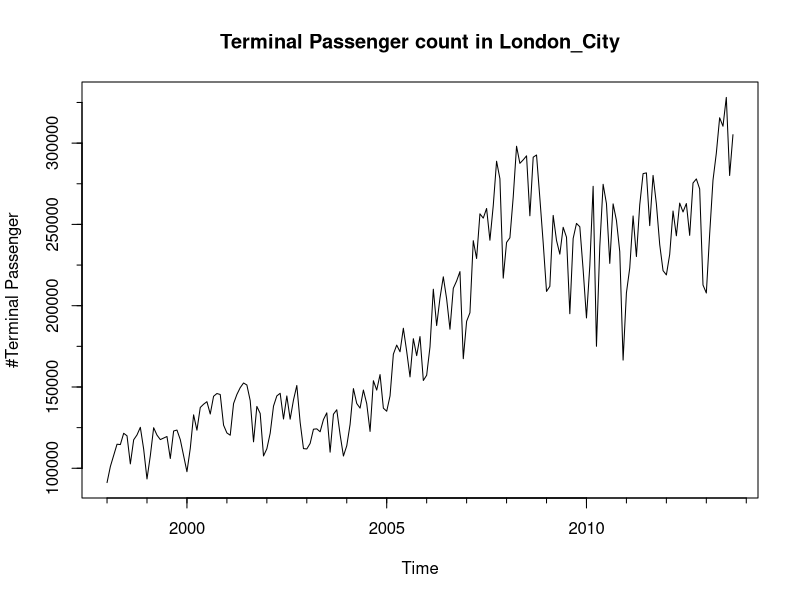
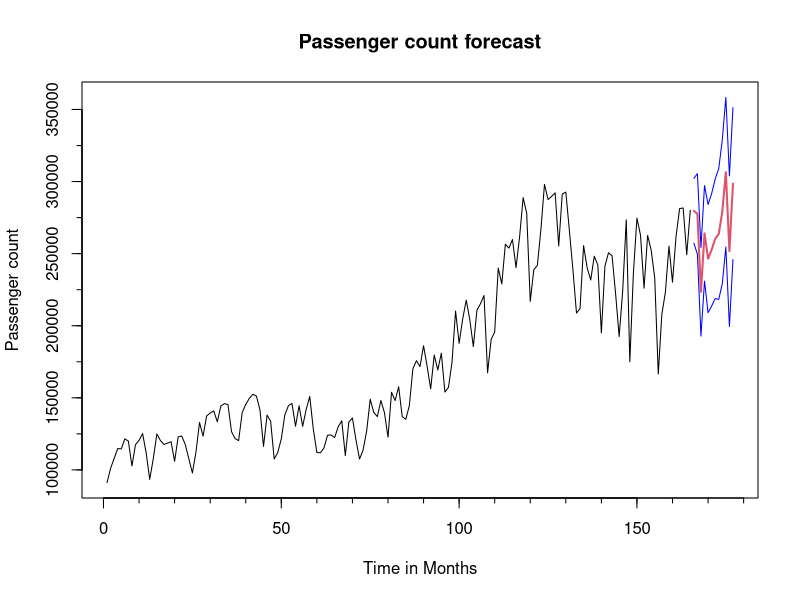
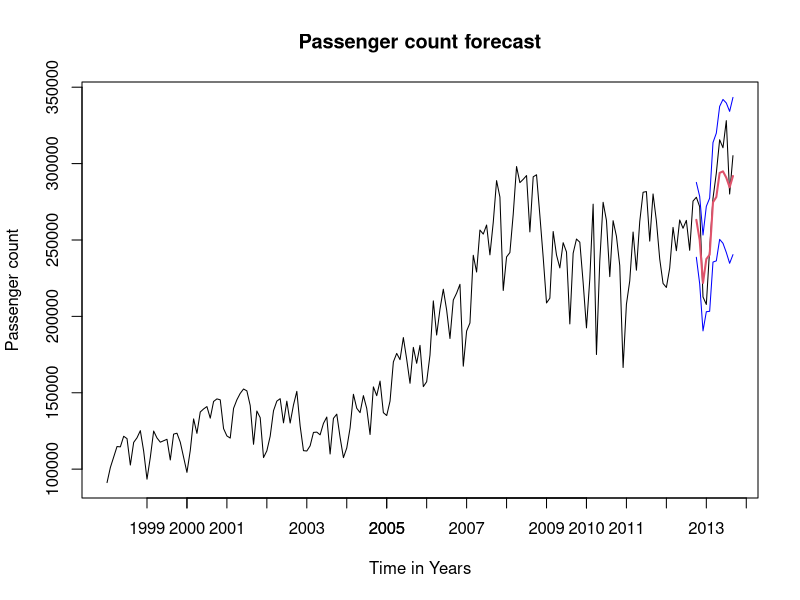

These charts were generated, in order, by the following R code:
rm(list=ls())

library(stringr)
library(Hmisc)

maxvec <- function(X,Y){
  z <- {}
  for(i in 1:length(X)){
    z[i] = max(X[i],Y[i])
  }
  return(z)
}

name <- function(v1) {
  deparse(substitute(v1))
}

data <- read.csv("passenger.csv")

Date = data[[1]]
Gatwick = data[[2]]
Heathrow = data[[3]]
London_City = data[[4]]
Luton = data[[5]]
Southend = data[[6]]
Stansted = data[[7]]
Edinburgh = data[[8]]
Manchester = data[[9]]

Gatwick = ts(Gatwick, frequency = 12, start = c(1998, 1))
Heathrow = ts(Heathrow, frequency = 12, start = c(1998, 1))
London_City = ts(London_City, frequency = 12, start = c(1998, 1))
Luton = ts(Luton, frequency = 12, start = c(1998, 1))
Southend = ts(Southend, frequency = 12, start = c(1998, 1))
Stansted = ts(Stansted, frequency = 12, start = c(1998, 1))
Edinburgh = ts(Edinburgh, frequency = 12, start = c(1998, 1))
Manchester = ts(Manchester, frequency = 12, start = c(1998, 1))

### Select Airport ###


txt = "London_City"
tmseries = get(txt)
Name = txt

plot.ts(tmseries, ylab = "#Terminal Passenger", 
        main = paste("Terminal Passenger count in", Name))
minor.tick(nx=5)

monthlycount = as.vector(tmseries)
backup = tmseries

valperiod = 12
foreperiod = 12
#foreStartDate = c(2012, 11)
foreStartDate = end(ts(
  backup[1:(length(backup)-foreperiod+1)], 
  frequency = 12, 
  start = c(1998, 1)
))

o = c(14, 2, 14)

abc = monthlycount
abc = head(abc, (length(abc)-foreperiod))
newmonth = abc

abc = as.ts(abc[1:(length(abc)-valperiod)])
abc.fit = arima(abc, order = o, method="ML")

#abc.fit = arima(abc,order = o,optim.control = list(maxit = 500))
abc.fore = predict(abc.fit, n.ahead=valperiod) 

U = abc.fore$pred + 2*abc.fore$se
L = maxvec(abc.fore$pred - 2*abc.fore$se, rep(0,valperiod))
L = ts(L, start = start(U)[1], end = end(U)[1])
#L = abc.fore$pred - 2*abc.fore$se

minx=min(abc,L)
maxx=max(abc,U)
ts.plot(abc,abc.fore$pred,col=1:2, ylim=c(minx,maxx), 
        ylab = "Passenger count", lwd = 1:2,
        main = "Passenger count forecast", xlab = "Time in Months")
minor.tick(nx=5)
lines(U, col="blue")
lines(L, col="blue") 

error = 0
for(i in 1:valperiod){
  error = error + 
    ((tail(newmonth, valperiod)-as.vector(abc.fore$pred))/
       tail(newmonth, valperiod))[i]^2
}

paste("Validation Error: ",error*100,"%")






#inputFactor = c(124.20,124.40,125.00,124.40,125.20,
#                125.60,125.90,126.10,125.90,125.87,126.39,126.84) 


abc = monthlycount

#abc = as.ts(abc)
abc = as.ts(abc[1:(length(abc)-foreperiod)])

abc.fit = arima(abc,order = o, method="ML")

#abc.fit = arima(abc,order = o,optim.control = list(maxit = 500))
abc.fore = predict(abc.fit, n.ahead=foreperiod) 



n = length(data$CPI)
cpi.loess = loess(as.vector(tmseries) ~ data$CPI, span = 0.04)
inputFactor = data$CPI[(n-foreperiod+1):n]
cpi.predict = predict(cpi.loess, inputFactor)
ir.loess = loess(as.vector(tmseries) ~ data$Inflation_Rate, span = 0.10)
ir.predict = predict(ir.loess, data$Inflation_Rate[(n-foreperiod+1):n])
time.predict = as.vector(abc.fore$pred)
predict = (0.55*cpi.predict + 0.05*ir.predict + 0.40*time.predict)
#predict = (time.predict+cpi.predict)/2
abc.fore$pred = ts(predict, start = (n-foreperiod+1))

U = abc.fore$pred + 2*abc.fore$se
L = maxvec(abc.fore$pred - 2*abc.fore$se, rep(0,foreperiod))
L = ts(L, start = start(U)[1], end = end(U)[1])
#L = abc.fore$pred - 2*abc.fore$se

foreseries = ts(abc.fore$pred, frequency = 12, start = foreStartDate)
Useries = ts(U, frequency = 12, start = foreStartDate)
Lseries = ts(L, frequency = 12, start = foreStartDate)


minx=min(abc,L)
maxx=max(abc,U)
#ts.plot(as.ts(monthlycount),abc.fore$pred,col=1:2, ylim=c(minx,maxx), 
#        ylab = "Passenger count", lwd = 1:2,
#        main = "Passenger count forecast", xlab = "Time in Months")
#minor.tick(nx=5)
ts.plot(tmseries,foreseries,col=1:2, ylim=c(minx,maxx), 
        ylab = "Passenger count", lwd = 1:2,
        main = "Passenger count forecast", xlab = "Time in Years")
axis(side = 1, at = c(1999:2014))
lines(Useries, col="blue")
lines(Lseries, col="blue") 

error = 0
for(i in 1:foreperiod){
  error = error + 
    ((tail(monthlycount, foreperiod)-as.vector(abc.fore$pred))/
       tail(monthlycount, foreperiod))[i]^2
}

paste("Forecasting Error: ",error*100,"%")
